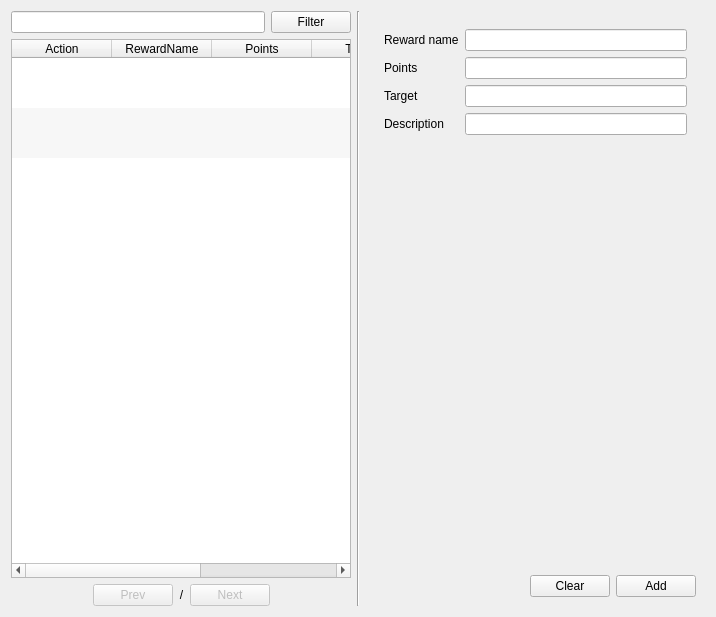
<?xml version="1.0" encoding="UTF-8"?>
<ui version="4.0">
 <class>FormManageReward</class>
 <widget class="QWidget" name="FormManageReward">
  <property name="geometry">
   <rect>
    <x>0</x>
    <y>0</y>
    <width>716</width>
    <height>617</height>
   </rect>
  </property>
  <property name="windowTitle">
   <string>Manage reward</string>
  </property>
  <layout class="QHBoxLayout" name="horizontalLayout_4">
   <item>
    <layout class="QVBoxLayout" name="verticalLayout">
     <item>
      <layout class="QHBoxLayout" name="horizontalLayout">
       <item>
        <widget class="QLineEdit" name="lineEditFilter"/>
       </item>
       <item>
        <widget class="QPushButton" name="pushButtonFilter">
         <property name="text">
          <string>Filter</string>
         </property>
        </widget>
       </item>
      </layout>
     </item>
     <item>
      <widget class="QTableWidget" name="tableWidgetData">
       <property name="editTriggers">
        <set>QAbstractItemView::NoEditTriggers</set>
       </property>
       <property name="alternatingRowColors">
        <bool>true</bool>
       </property>
       <property name="selectionBehavior">
        <enum>QAbstractItemView::SelectRows</enum>
       </property>
       <property name="verticalScrollMode">
        <enum>QAbstractItemView::ScrollPerPixel</enum>
       </property>
       <property name="horizontalScrollMode">
        <enum>QAbstractItemView::ScrollPerPixel</enum>
       </property>
       <property name="showGrid">
        <bool>false</bool>
       </property>
       <property name="gridStyle">
        <enum>Qt::SolidLine</enum>
       </property>
       <property name="sortingEnabled">
        <bool>false</bool>
       </property>
       <property name="wordWrap">
        <bool>false</bool>
       </property>
       <attribute name="horizontalHeaderStretchLastSection">
        <bool>false</bool>
       </attribute>
       <attribute name="verticalHeaderVisible">
        <bool>false</bool>
       </attribute>
       <attribute name="verticalHeaderDefaultSectionSize">
        <number>50</number>
       </attribute>
       <attribute name="verticalHeaderMinimumSectionSize">
        <number>30</number>
       </attribute>
       <row>
        <property name="text">
         <string>New Row</string>
        </property>
       </row>
       <row>
        <property name="text">
         <string>New Row</string>
        </property>
       </row>
       <row>
        <property name="text">
         <string>New Row</string>
        </property>
       </row>
       <column>
        <property name="text">
         <string>Action</string>
        </property>
       </column>
       <column>
        <property name="text">
         <string>RewardName</string>
        </property>
       </column>
       <column>
        <property name="text">
         <string>Points</string>
        </property>
       </column>
       <column>
        <property name="text">
         <string>Target</string>
        </property>
       </column>
       <column>
        <property name="text">
         <string>Description</string>
        </property>
       </column>
       <column>
        <property name="text">
         <string>UpdateTs</string>
        </property>
       </column>
      </widget>
     </item>
     <item>
      <layout class="QHBoxLayout" name="horizontalLayout_2">
       <item>
        <spacer name="horizontalSpacer">
         <property name="orientation">
          <enum>Qt::Horizontal</enum>
         </property>
         <property name="sizeHint" stdset="0">
          <size>
           <width>40</width>
           <height>20</height>
          </size>
         </property>
        </spacer>
       </item>
       <item>
        <widget class="QPushButton" name="pushButtonPrev">
         <property name="enabled">
          <bool>false</bool>
         </property>
         <property name="text">
          <string>Prev</string>
         </property>
        </widget>
       </item>
       <item>
        <widget class="QLabel" name="labelPageIndicator">
         <property name="text">
          <string>&lt;CurrentPage&gt;/&lt;TotalPage&gt;</string>
         </property>
         <property name="alignment">
          <set>Qt::AlignCenter</set>
         </property>
        </widget>
       </item>
       <item>
        <widget class="QPushButton" name="pushButtonNext">
         <property name="enabled">
          <bool>false</bool>
         </property>
         <property name="text">
          <string>Next</string>
         </property>
        </widget>
       </item>
       <item>
        <spacer name="horizontalSpacer_2">
         <property name="orientation">
          <enum>Qt::Horizontal</enum>
         </property>
         <property name="sizeHint" stdset="0">
          <size>
           <width>40</width>
           <height>20</height>
          </size>
         </property>
        </spacer>
       </item>
      </layout>
     </item>
    </layout>
   </item>
   <item>
    <widget class="Line" name="line">
     <property name="orientation">
      <enum>Qt::Vertical</enum>
     </property>
    </widget>
   </item>
   <item>
    <widget class="QFrame" name="frameRegister">
     <property name="maximumSize">
      <size>
       <width>16777215</width>
       <height>16777215</height>
      </size>
     </property>
     <layout class="QVBoxLayout" name="verticalLayout_2">
      <property name="leftMargin">
       <number>9</number>
      </property>
      <property name="topMargin">
       <number>9</number>
      </property>
      <property name="rightMargin">
       <number>9</number>
      </property>
      <property name="bottomMargin">
       <number>9</number>
      </property>
      <item>
       <widget class="QScrollArea" name="scrollArea">
        <property name="frameShape">
         <enum>QFrame::NoFrame</enum>
        </property>
        <property name="widgetResizable">
         <bool>true</bool>
        </property>
        <widget class="QWidget" name="scrollAreaWidgetContents">
         <property name="geometry">
          <rect>
           <x>0</x>
           <y>0</y>
           <width>262</width>
           <height>550</height>
          </rect>
         </property>
         <layout class="QFormLayout" name="formLayout">
          <item row="0" column="0">
           <widget class="QLabel" name="label_3">
            <property name="text">
             <string>Reward name</string>
            </property>
           </widget>
          </item>
          <item row="0" column="1">
           <widget class="QLineEdit" name="lineEditRewardName"/>
          </item>
          <item row="1" column="0">
           <widget class="QLabel" name="label_2">
            <property name="text">
             <string>Points</string>
            </property>
           </widget>
          </item>
          <item row="1" column="1">
           <widget class="QLineEdit" name="lineEditPoints">
            <property name="alignment">
             <set>Qt::AlignRight|Qt::AlignTrailing|Qt::AlignVCenter</set>
            </property>
           </widget>
          </item>
          <item row="2" column="0">
           <widget class="QLabel" name="label_4">
            <property name="text">
             <string>Target</string>
            </property>
           </widget>
          </item>
          <item row="2" column="1">
           <widget class="QLineEdit" name="lineEditTarget">
            <property name="alignment">
             <set>Qt::AlignRight|Qt::AlignTrailing|Qt::AlignVCenter</set>
            </property>
           </widget>
          </item>
          <item row="3" column="0">
           <widget class="QLabel" name="label">
            <property name="text">
             <string>Description</string>
            </property>
           </widget>
          </item>
          <item row="3" column="1">
           <widget class="QLineEdit" name="lineEditDescription"/>
          </item>
         </layout>
        </widget>
       </widget>
      </item>
      <item>
       <layout class="QHBoxLayout" name="horizontalLayout_3">
        <item>
         <spacer name="horizontalSpacer_3">
          <property name="orientation">
           <enum>Qt::Horizontal</enum>
          </property>
          <property name="sizeHint" stdset="0">
           <size>
            <width>40</width>
            <height>20</height>
           </size>
          </property>
         </spacer>
        </item>
        <item>
         <widget class="QPushButton" name="pushButtonClear">
          <property name="text">
           <string>Clear</string>
          </property>
         </widget>
        </item>
        <item>
         <widget class="QPushButton" name="pushButtonAdd">
          <property name="text">
           <string>Add</string>
          </property>
         </widget>
        </item>
       </layout>
      </item>
     </layout>
    </widget>
   </item>
  </layout>
 </widget>
 <resources/>
 <connections/>
</ui>
